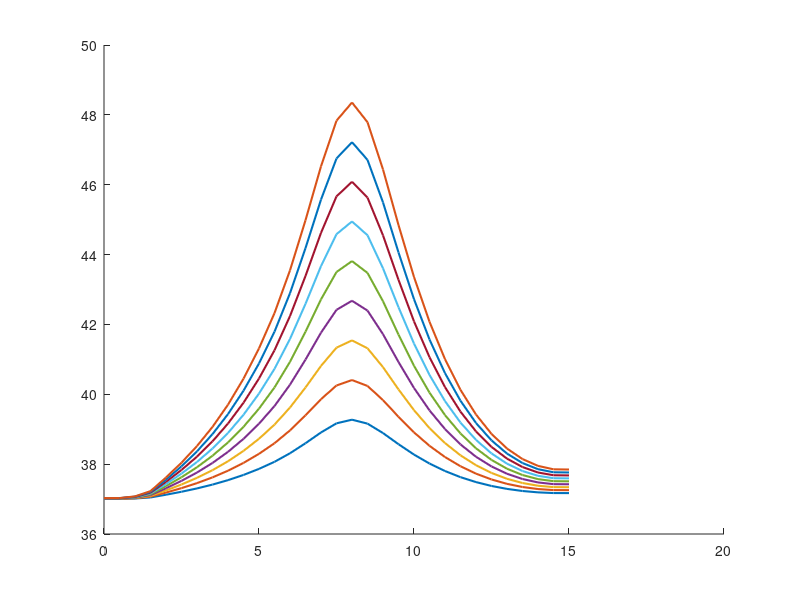

MATLAB code to generate this figure: (Note: this script raises an error after producing the figure.)
%––––––––––––––––––––––––––––––––––––––––––––––––––––––––––––––––––––––––––––
% 1D hyperbolic bioheat w/ Gaussian tumor source, 3 skin layers, finer mesh
% and reduced dt for stability; snapshots at 2.5, 5, 7.5, 10 s in one plot.
%––––––––––––––––––––––––––––––––––––––––––––––––––––––––––––––––––––––––––––

clear; clc;

%% 1) DISCRETIZE TIME & SPATIAL DOMAINS
% Skin Layer thickness
L_epi = 0.0015;   % Epidermis (1.5 mm)
L_derm = 0.0035;  % Dermis (3.5 mm)
L_subq = 0.01;    % Subcutaneous (10 mm)
Lx = L_epi + L_derm + L_subq; % Domain Length

x_ast  = 0.008;   % [m]   Tumor center (midpoint of 0.05 m)

dx     = 0.0005;  % [m]   Spatial step → now 21 nodes from 0 to 0.05
dt     = 0.015;    % [s]   Time step (smaller for stability)
max_time = 10;   % plot up to 10s
time_steps = round(max_time/dt) + 1; % ensures we reach exactly 10 s: (n−1)*dt = 10
time = 0:dt:max_time+dt;

x  = 0:dx:Lx;          % x = [0, 0.0025, 0.005, …, 0.05]
nx = numel(x);

% Define Layers
layer = zeros(1, nx);
layer(x <= L_epi) = 1;                                  % Epidermis
layer(x > L_epi & x <= L_epi + L_derm) = 2;             % Dermis
layer(x > L_epi + L_derm) = 3;                          % Subcutaneous

% Find index of tumor center (closest grid point to x_ast)
[~, iTumor] = min(abs(x - x_ast));

%% 2) CONSTANTS AND PARAMETERS
% ------------ Physical Parameters ------------
% Skin Layer params
rho    = [1150 1116 900];   % [kg/m^3]  Tissue density (layers)
c      = [3590 3300 2500];  % [J/(kg·°C)]  Tissue specific heat
k      = [0.2 0.45 0.3];    % [W/(m·°C)]  Thermal conductivity
k_star = [0.1 0.1 0.1];     % [W/(m·°C·s)]  Hyperbolic‐term coefficient

% Blood params
h      = 4.5;     % [W/(m^2·°C)]    Convective coefficient at boundaries
wb     = 0.0098;  % [1/s]           Blood perfusion
rho_b  = 1056;    % [kg/m^3]        Blood density
cb     = 4000;    % [J/(kg·°C)]     Blood specific heat

Qm0    = 50.65;   % [W/m^3]         Metabolic heat (uniform)
Tb     = 37;      % [°C]            Arterial blood temperature
Tl     = [37 37 37];      % [°C]    Ambient/tissue reference
T0     = 37;      % [°C]            Initial tissue temperature

% ------------ Gaussian‐source parameters ------------
% Q_r(i) = rho * S * P * exp( -a0*( x(i) - x_ast )^2 )
S      = 15;       % “per‐kg” scaling factor
% P    = 30;      % “power” factor (tune as needed)
a0     = 1e6;   % [1/m]  Gaussian width control

% ------------ Water vaporization and diffusion ------------
Da = 2.5e-5;    % m^2/s (air)
Mw = 0.018;     % kg/mol
Ra = 8.314;     % J/mol·K
Tw = 306;       % K (~33°C)
Pw = 5600;      % Pa (sat. vapor pressure at 33°C)
RH = 0.5;       % Relative humidity (fraction)
delta = 1e-4;   % m
c_air = 1005;   % J/kg·K
Df = [2e-9 2e-9 2e-9];  % m^2/s
cw = 4180;      % J/kg°C
rho_s = 1100;   % kg/m^3
rho_c = 1000;   % kg/m^3
nabla_r2 = (Lx/3)^2;

% ---------- Hyperbolic relaxation times ---------------
tau_q = 10;   % [s]
tau_T = 20;   % [s]
tau_v = 1;   % [s]


%% 3) INITIALIZE STORAGE FOR “SNAPSHOTS”
% Snapshot times (in seconds) and their corresponding loop‐indices
snapshot_times = linspace(2,max_time,5); % [2.5, 5.0, 7.5, 10.0];
snap_idx = round(snapshot_times/dt) + 1;
% e.g., 2.5/0.01 = 250 → +1 = 251 ⇒ t = (251−1)*0.01 = 2.50 s

T_p = zeros(nx,4); % For storing T(x,t=10s) for power testing
T_tumor_p = zeros(time_steps,4); % for storing tumor temp for power testing

z = 1;
powers = 10:5:50
for P = powers
    T_snapshots = zeros(nx, numel(snapshot_times));  
    % Each column j holds T(x) at t = snapshot_times(j)
    
    % Tumor temp array
    T_tumor = zeros(1, time_steps);
    
    % --------- Initialize temperature fields at t=0 -------------
    T     = ones(nx,1) * T0;  
    T_new = T;   
    dTdt   = zeros(nx,1);
    d2Tdt2 = zeros(nx,1);


    %% 4) TIME‐MARCHING LOOP
    for n = 1:time_steps
    
        % (a) Update interior nodes i=2:(nx−1)
        for i = 2:(nx-1)
            L = layer(i);
    
            % (b) Calculate Heat Source values for given spatial step
            % Metabolic Heat Source:
            Qm = Qm0 * (1 + (Tl(L) - T0)/10);         % [W/m^3] metabolic
    
            % Water diffusion:
            Qd = (Df(L) * cw * (rho_s - rho_c) / nabla_r2) * (T(i) - Tl(L));
            
            % Blood Perfusion (dermis, subq):
            if L > 1
                Qb = wb * rho_b * cb * (Tb - Tl(L));      % [W/m^3] perfusion (constant)
            else
                Qb = 0;
            end
    
            % Water vaporization (epidermis only)
            if L == 1
                Delta_m = (Da*Mw/(Ra*Tw)) * (Pw/Tw) * RH/(delta*c_air);
                Delta_Hvap = 2400e3; % J/kg
                Qv = Delta_m * Delta_Hvap / (delta * c_air);
            else 
                Qv = 0;
            end
    
            % Gaussian tumor heat source at node i:
            Qr = rho(L) * S * P * exp( -a0 * (x(i) - x_ast)^2 );  
    
            % Add up all heat sources to consolidate
            Q_tot = Qm + Qd + Qb + Qv + Qr;
    
            % 2nd‐spatial derivative (finite difference)
            d2Tdx2 = (T(i+1) - 2*T(i) + T(i-1)) / dx^2;
    
            % Hyperbolic bioheat terms:
            dTdt(i)   = (k(L)*d2Tdx2 + Q_tot) / (rho(L) * c(L));
            d2Tdt2(i) = (k_star(L)*d2Tdx2) / (rho(L) * c(L));
    
            % Update temperature at node i (eq. 7):
            T_new(i) = T(i) + dt * ( ...
               dTdt(i) + tau_q*dTdt(i) ...
             - tau_T*d2Tdt2(i) ...
             + (k(L) + k_star(L)*tau_v)*dTdt(i) );
        end
    
        % (c) Convective (Robin) BC at left boundary (i = 1):
        T_new(1) = (h*dx*Tl(1) + k(L) * T_new(2)) / (h*dx + k(L));
    
        % (d) Convective (Robin) BC at right boundary (i = nx):
        T_new(nx) = (h*dx*Tl(end) + k(L) * T_new(nx-1)) / (h*dx + k(L));
    
        % (e) Advance to next timestep
        T = T_new;
    
        % (f) If current “t” matches any snapshot index, store T(x)
        idx_this = find(snap_idx == n);
        if ~isempty(idx_this)
            T_snapshots(:, idx_this) = T;
        end
    
        % (g) Store T at tumor location
        T_tumor(n) = T_new(iTumor);
    end

    %% Store profile for given P to be compared after
    T_p(:,z) = T_snapshots(:,end);
    T_tumor_p(:,z) = T_tumor;
    z = z+1;

end % end of testing parameter loop (power)

%% Plot T(x) for Powers
figure('Position',[200,200,800,500]);
hold on;

colors = lines(numel(powers));  
for j = 1:size(T_p,2)
    plot(x*1000, T_p(:,j), 'Color', colors(j,:), 'LineWidth',1.5, ...
         'DisplayName', sprintf('P = %.1f W', powers(j)));
end

ylim([36 50])
xline(0, '-',{'Epiderm'},'HandleVisibility','off','Fontsize',16)
xline((L_epi)*10^3,'-',{'Derm'},'HandleVisibility','off','Fontsize',16)
xline((L_epi+L_derm)*10^3,'-',{'Subcutaneous'},'HandleVisibility','off','Fontsize',16)
xline(x_ast*10^3,'-r',{'Tumor'},'LineWidth',5,'HandleVisibility','off','Fontsize',20)
xlabel('Distance (mm)','Fontsize',16);
ylabel('Temperature (°C)','Fontsize',16);
title(['Temperature Profile T(t=10s,x), Various Powers'],'Fontsize',20);
legend('Location','northeast','FontSize',12);
grid on;
hold off;


%% 6. PLOT: TUMOR TEMPERATURE VS TIME
figure('Position',[200,200,800,500]);
hold on;

colors = lines(numel(powers));  
for j = 1:size(T_p,2)
    plot(time, T_tumor_p(:,j), 'Color', colors(j,:), 'LineWidth',1.5, ...
         'DisplayName', sprintf('P = %.1f W', powers(j)));
end

xlim([0 10])
ylim([36 50])
xlabel('time (s)','Fontsize',16);
ylabel('Temperature (°C)','Fontsize',16);
title(['Temperature at Tumor Location vs. Time, Various Powers'],'Fontsize',20);
legend('Location','best','FontSize',12);
grid on;
hold off;
